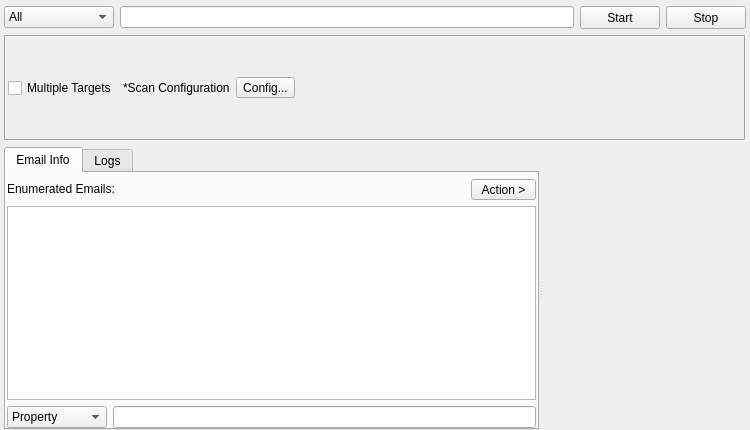
<?xml version="1.0" encoding="UTF-8"?>
<ui version="4.0">
 <class>UrlEnum</class>
 <widget class="QWidget" name="UrlEnum">
  <property name="geometry">
   <rect>
    <x>0</x>
    <y>0</y>
    <width>750</width>
    <height>430</height>
   </rect>
  </property>
  <property name="windowTitle">
   <string>Form</string>
  </property>
  <layout class="QVBoxLayout" name="verticalLayout_2">
   <property name="leftMargin">
    <number>4</number>
   </property>
   <property name="topMargin">
    <number>6</number>
   </property>
   <property name="rightMargin">
    <number>4</number>
   </property>
   <property name="bottomMargin">
    <number>0</number>
   </property>
   <item>
    <layout class="QHBoxLayout" name="horizontalLayout">
     <item>
      <widget class="QComboBox" name="comboBoxEngine">
       <property name="minimumSize">
        <size>
         <width>110</width>
         <height>0</height>
        </size>
       </property>
       <item>
        <property name="text">
         <string>All</string>
        </property>
       </item>
       <item>
        <property name="text">
         <string>IpInfo</string>
        </property>
       </item>
       <item>
        <property name="text">
         <string>IpApi</string>
        </property>
       </item>
      </widget>
     </item>
     <item>
      <widget class="QLineEdit" name="lineEditTarget"/>
     </item>
     <item>
      <widget class="QPushButton" name="buttonStart">
       <property name="minimumSize">
        <size>
         <width>75</width>
         <height>23</height>
        </size>
       </property>
       <property name="sizeIncrement">
        <size>
         <width>0</width>
         <height>0</height>
        </size>
       </property>
       <property name="text">
        <string>Start</string>
       </property>
      </widget>
     </item>
     <item>
      <widget class="QPushButton" name="buttonStop">
       <property name="minimumSize">
        <size>
         <width>75</width>
         <height>23</height>
        </size>
       </property>
       <property name="sizeIncrement">
        <size>
         <width>0</width>
         <height>0</height>
        </size>
       </property>
       <property name="text">
        <string>Stop</string>
       </property>
      </widget>
     </item>
    </layout>
   </item>
   <item>
    <widget class="QFrame" name="frame">
     <property name="frameShape">
      <enum>QFrame::Box</enum>
     </property>
     <property name="frameShadow">
      <enum>QFrame::Sunken</enum>
     </property>
     <layout class="QHBoxLayout" name="horizontalLayout_2">
      <property name="leftMargin">
       <number>2</number>
      </property>
      <property name="rightMargin">
       <number>2</number>
      </property>
      <item>
       <widget class="QCheckBox" name="checkBoxMultipleTargets">
        <property name="text">
         <string>Multiple Targets</string>
        </property>
       </widget>
      </item>
      <item>
       <widget class="QLabel" name="label">
        <property name="text">
         <string>*Scan Configuration</string>
        </property>
       </widget>
      </item>
      <item>
       <widget class="QToolButton" name="buttonConfig">
        <property name="text">
         <string>Config...</string>
        </property>
       </widget>
      </item>
      <item>
       <spacer name="horizontalSpacer">
        <property name="orientation">
         <enum>Qt::Horizontal</enum>
        </property>
        <property name="sizeHint" stdset="0">
         <size>
          <width>396</width>
          <height>20</height>
         </size>
        </property>
       </spacer>
      </item>
     </layout>
    </widget>
   </item>
   <item>
    <widget class="QSplitter" name="splitter">
     <property name="orientation">
      <enum>Qt::Horizontal</enum>
     </property>
     <widget class="QTabWidget" name="tabWidget">
      <property name="currentIndex">
       <number>0</number>
      </property>
      <widget class="QWidget" name="tabInfo">
       <attribute name="title">
        <string>Email Info</string>
       </attribute>
       <layout class="QVBoxLayout" name="verticalLayout">
        <property name="leftMargin">
         <number>1</number>
        </property>
        <property name="topMargin">
         <number>6</number>
        </property>
        <property name="rightMargin">
         <number>1</number>
        </property>
        <property name="bottomMargin">
         <number>0</number>
        </property>
        <item>
         <layout class="QHBoxLayout" name="horizontalLayout_3">
          <item>
           <widget class="QLabel" name="label_2">
            <property name="sizePolicy">
             <sizepolicy hsizetype="Maximum" vsizetype="Maximum">
              <horstretch>0</horstretch>
              <verstretch>0</verstretch>
             </sizepolicy>
            </property>
            <property name="text">
             <string>Enumerated Emails:</string>
            </property>
           </widget>
          </item>
          <item>
           <widget class="QLabel" name="labelResultsCount">
            <property name="sizePolicy">
             <sizepolicy hsizetype="Preferred" vsizetype="Preferred">
              <horstretch>0</horstretch>
              <verstretch>0</verstretch>
             </sizepolicy>
            </property>
            <property name="text">
             <string/>
            </property>
           </widget>
          </item>
          <item>
           <widget class="QToolButton" name="toolButton">
            <property name="minimumSize">
             <size>
              <width>65</width>
              <height>20</height>
             </size>
            </property>
            <property name="text">
             <string>Action &gt;</string>
            </property>
           </widget>
          </item>
         </layout>
        </item>
        <item>
         <widget class="QTreeView" name="treeResults">
          <property name="acceptDrops">
           <bool>false</bool>
          </property>
          <property name="alternatingRowColors">
           <bool>true</bool>
          </property>
          <property name="selectionMode">
           <enum>QAbstractItemView::SingleSelection</enum>
          </property>
          <attribute name="headerCascadingSectionResizes">
           <bool>true</bool>
          </attribute>
          <attribute name="headerMinimumSectionSize">
           <number>220</number>
          </attribute>
          <attribute name="headerDefaultSectionSize">
           <number>220</number>
          </attribute>
          <attribute name="headerHighlightSections">
           <bool>true</bool>
          </attribute>
         </widget>
        </item>
        <item>
         <layout class="QHBoxLayout" name="horizontalLayout_4">
          <item>
           <widget class="QComboBox" name="comboBox_3">
            <property name="minimumSize">
             <size>
              <width>100</width>
              <height>0</height>
             </size>
            </property>
            <item>
             <property name="text">
              <string>Property</string>
             </property>
            </item>
            <item>
             <property name="text">
              <string>Value</string>
             </property>
            </item>
           </widget>
          </item>
          <item>
           <widget class="QLineEdit" name="lineEditFilter"/>
          </item>
         </layout>
        </item>
       </layout>
      </widget>
      <widget class="QWidget" name="tabLogs">
       <attribute name="title">
        <string>Logs</string>
       </attribute>
       <layout class="QVBoxLayout" name="verticalLayout_3">
        <property name="leftMargin">
         <number>2</number>
        </property>
        <property name="topMargin">
         <number>6</number>
        </property>
        <property name="rightMargin">
         <number>2</number>
        </property>
        <property name="bottomMargin">
         <number>0</number>
        </property>
        <item>
         <widget class="QPlainTextEdit" name="plainTextEditLogs"/>
        </item>
       </layout>
      </widget>
     </widget>
     <widget class="InputWidget" name="targets" native="true">
      <property name="minimumSize">
       <size>
        <width>0</width>
        <height>150</height>
       </size>
      </property>
     </widget>
    </widget>
   </item>
  </layout>
 </widget>
 <customwidgets>
  <customwidget>
   <class>InputWidget</class>
   <extends>QWidget</extends>
   <header>src/widgets/InputWidget.h</header>
   <container>1</container>
  </customwidget>
 </customwidgets>
 <resources/>
 <connections/>
</ui>
